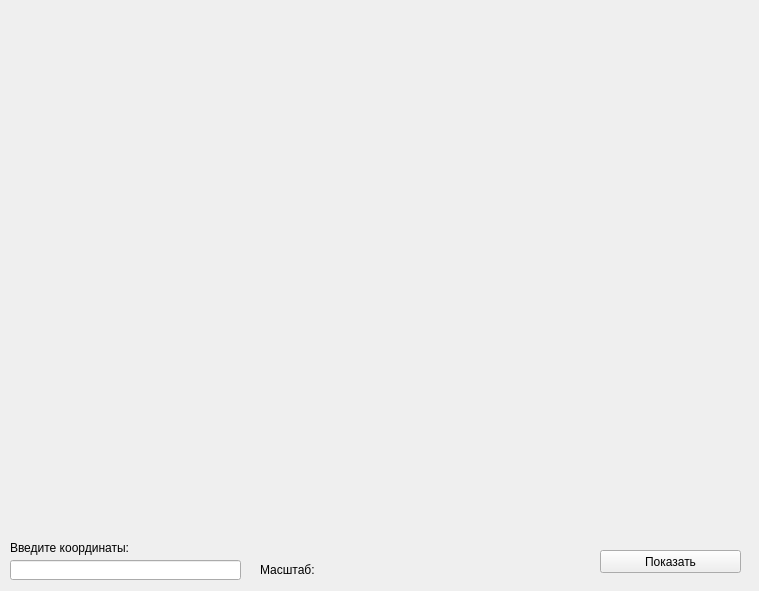
<?xml version="1.0" encoding="UTF-8"?>
<ui version="4.0">
 <class>Form</class>
 <widget class="QWidget" name="Form">
  <property name="geometry">
   <rect>
    <x>0</x>
    <y>0</y>
    <width>759</width>
    <height>591</height>
   </rect>
  </property>
  <property name="windowTitle">
   <string>Form</string>
  </property>
  <widget class="QLineEdit" name="coords">
   <property name="geometry">
    <rect>
     <x>10</x>
     <y>560</y>
     <width>231</width>
     <height>20</height>
    </rect>
   </property>
   <property name="text">
    <string/>
   </property>
  </widget>
  <widget class="QPushButton" name="ready">
   <property name="geometry">
    <rect>
     <x>600</x>
     <y>550</y>
     <width>141</width>
     <height>23</height>
    </rect>
   </property>
   <property name="text">
    <string>Показать</string>
   </property>
  </widget>
  <widget class="QLabel" name="map">
   <property name="geometry">
    <rect>
     <x>10</x>
     <y>10</y>
     <width>721</width>
     <height>521</height>
    </rect>
   </property>
   <property name="text">
    <string/>
   </property>
  </widget>
  <widget class="QLabel" name="label">
   <property name="geometry">
    <rect>
     <x>10</x>
     <y>540</y>
     <width>231</width>
     <height>16</height>
    </rect>
   </property>
   <property name="text">
    <string>Введите координаты:</string>
   </property>
  </widget>
  <widget class="QLabel" name="delta">
   <property name="geometry">
    <rect>
     <x>260</x>
     <y>560</y>
     <width>321</width>
     <height>20</height>
    </rect>
   </property>
   <property name="text">
    <string>Масштаб:</string>
   </property>
  </widget>
 </widget>
 <resources/>
 <connections/>
</ui>
